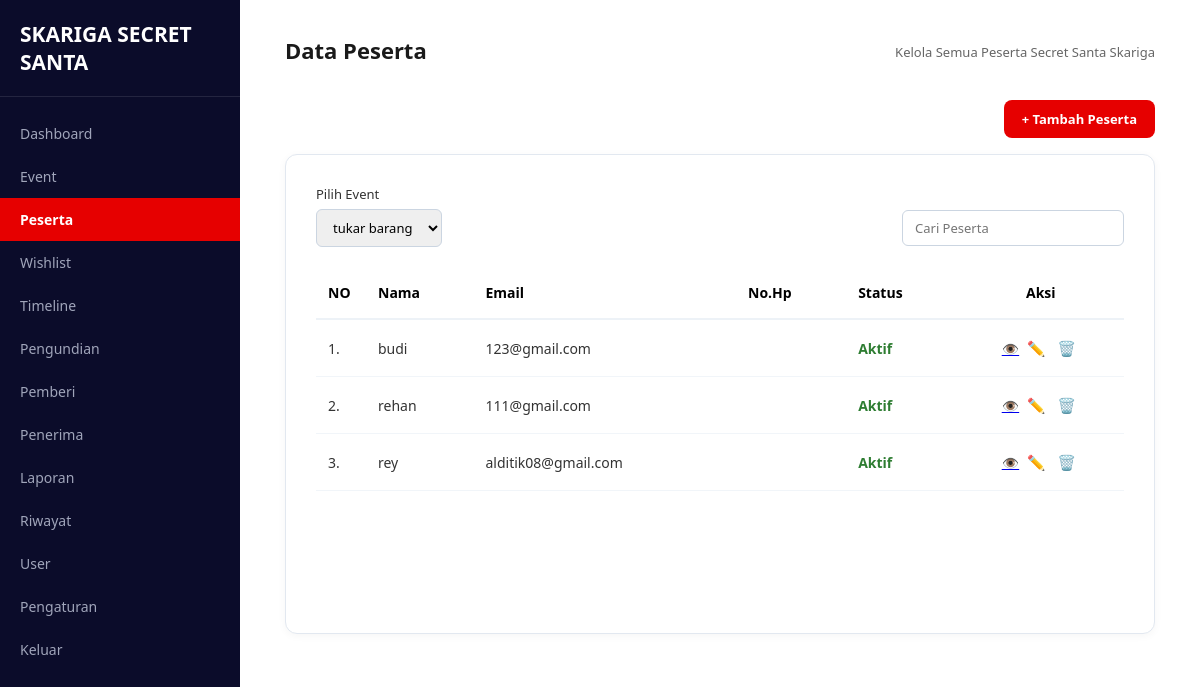
The app's page /pages/peserta/index.php (signed in) with its own data.
### tables this page shows
CREATE TABLE `peserta` (
  `id` int(11) NOT NULL,
  `event_id` int(11) NOT NULL,
  `user_id` int(11) NOT NULL,
  `nama` varchar(100) NOT NULL,
  `email` varchar(100) NOT NULL,
  `no_hp` varchar(20) DEFAULT NULL,
  `status` enum('aktif','nonaktif') DEFAULT 'aktif',
  `created_at` timestamp NOT NULL DEFAULT current_timestamp()
);

### includes/functions.php (called while the page is built, shortened)
<?php
function h($str)
{
    return htmlspecialchars((string) $str, ENT_QUOTES, 'UTF-8');
}
function get_events(mysqli $conn): array
{
    $events = [];
    $result = $conn->query("SELECT id, nama_event, tanggal_event FROM events ORDER BY tanggal_event DESC, id DESC");
    if ($result) {
        while ($row = $result->fetch_assoc()) {
            $events[] = $row;
        }
    }
    return $events;
}
function resolve_event_id(mysqli $conn, $requested): ?int
{
    $events = get_events($conn);
    return $events ? (int) $events[0]['id'] : null;
}
?>

### config/config.php (called while the page is built, shortened)
<?php
$base_url = 'http://localhost:8080/Project-TA-rey-nesya-rendra/';
function base_url($path = '')
{
    global $base_url;
    return $base_url . ltrim($path, '/');
}
?>

### pages/peserta/index.php (the view, shortened to what this page needs)
<?php
require_once __DIR__ . '/../../config/config.php';
require_once __DIR__ . '/../../includes/functions.php';
$events = get_events($conn);
$event_id = resolve_event_id($conn, $_GET['event_id'] ?? null);
$search = trim($_GET['q'] ?? '');
$peserta_list = [];
if ($event_id) {
    if ($search !== '') {
        $stmt = $conn->prepare(
            "SELECT id, nama, email, no_hp, status
             FROM peserta
             `WHERE event_id = ?` AND (nama LIKE ? OR email LIKE ?)
             ORDER BY nama ASC"
        );
        $like = '%' . $search . '%';
        $stmt->bind_param('iss', $event_id, $like, $like);
    } else {
        $stmt = $conn->prepare(
            "SELECT id, nama, email, no_hp, status
             FROM peserta
             WHERE event_id = ?
             ORDER BY nama ASC"
        );
        $stmt->bind_param('i', $event_id);
    }
    $stmt->execute();
    $result = $stmt->get_result();
    while ($row = $result->fetch_assoc()) {
        $peserta_list[] = $row;
    }
}
require_once __DIR__ . '/../../includes/admin_layout_top.php';
?>
<?php if (!$events): ?>
    <div class="table-card">
        <div class="empty-state">
            <h3>Belum Ada Event</h3>
            <p>Buat event terlebih dahulu di menu Event sebelum menambahkan peserta.</p>
        </div>
    </div>
<?php else: ?>
    <div style="display:flex; justify-content:flex-end; margin-bottom:16px;">
        <a href="<?= base_url('pages/peserta/tambah.php?event_id=' . $event_id) ?>" class="btn-add">+ Tambah Peserta</a>
    </div>
    <div class="table-card">
        <?php
        require __DIR__ . '/../../includes/event_selector.php';
        ?>
        <?php if (!$peserta_list): ?>
           <div class="empty-state">
    <svg class="empty-icon" xmlns="http://www.w3.org/2000/svg" viewBox="0 0 16 16" fill="currentColor" width="80" height="80">
        <path d="M7 14s-1 0-1-1 1-4 5-4 5 3 5 4-1 1-1 1H7Zm4-6a3 3 0 1 0 0-6 3 3 0 0 0 0 6Zm-5.784 6A2.238 2.238 0 0 1 5 13c0-1.355.68-2.75 1.936-3.72A6.325 6.325 0 0 0 5 9c-4 0-5 3-5 4s1 1 1 1h4.216ZM4.5 8a2.5 2.5 0 1 0 0-5 2.5 2.5 0 0 0 0 5Z"/>
    </svg>
    <h3>Belum Ada Peserta</h3>
    <p>Silahkan tambahkan peserta terlebih dahulu.</p>
</div>
        <?php else: ?>
            <table class="data-table">
                <thead>
                    <tr>
                        <th style="width: 50px;">NO</th>
                        <th>Nama</th>
                        <th>Email</th>
                        <th>No.Hp</th>
                        <th>Status</th>
                        <th style="text-align:center;">Aksi</th>
                    </tr>
                </thead>
                <tbody>
                    <?php foreach ($peserta_list as $i => $p): ?>
                        <tr>
                            <td><?= $i + 1 ?>.</td>
                            <td><?= h($p['nama']) ?></td>
                            <td><?= h($p['email']) ?></td>
                            <td><?= h($p['no_hp']) ?></td>
                            <td>
                                <span class="<?= $p['status'] === 'aktif' ? 'badge-active' : '' ?>">
                                    <?= h(ucfirst($p['status'])) ?>
                                </span>
                            </td>
                            <td class="action-buttons">
                                <a href="<?= base_url('pages/peserta/detail.php?id=' . $p['id'] . '&event_id=' . $event_id) ?>" title="Detail">👁️</a>
                                <a href="<?= base_url('pages/peserta/edit.php?id=' . $p['id'] . '&event_id=' . $event_id) ?>" class="btn-edit" title="Edit">✏️</a>
                                <a href="<?= base_url('pages/peserta/hapus.php?id=' . $p['id'] . '&event_id=' . $event_id) ?>"
                                    class="btn-delete"
                                    title="Hapus"
                                    onclick="return confirm('Yakin ingin menghapus peserta ini?');"
                                >🗑️</a>
                            </td>
                        </tr>
                    <?php endforeach; ?>
                </tbody>
            </table>
        <?php endif; ?>
    </div>
<?php endif; ?>
<?php require_once __DIR__ . '/../../includes/admin_layout_bottom.php'; ?>

### assets/css/style_admin.css (style rules this page uses)
* { box-sizing: border-box; margin: 0; padding: 0; font-family: 'Segoe UI', Tahoma, Geneva, Verdana, sans-serif; }
html, body { width: 100%; height: 100%; overflow-x: hidden; background-color: #ffffff; }
.table-card { border: 1px solid #e2e8f0; border-radius: 12px; padding: 30px; background-color: #ffffff; box-shadow: 0 2px 8px rgba(0, 0, 0, 0.04); min-height: 480px; display: flex; flex-direction: column; justify-content: flex-start; }
table { width: 100%; border-collapse: collapse; font-size: 13px; }
table th { text-align: left; color: #666; font-weight: 500; padding-bottom: 12px; border-bottom: 1px solid #edf2f7; }
table td { padding: 14px 0; color: #333; }
.data-table { width: 100%; border-collapse: collapse; font-size: 14px; }
.data-table th { text-align: left; color: #000000; font-weight: 700; padding: 16px 12px; border-bottom: 2px solid #edf2f7; font-size: 14px; }
.data-table td { padding: 18px 12px; color: #333333; border-bottom: 1px solid #f1f5f9; vertical-align: middle; }
.badge-active, .badge-done { color: #2e7d32; font-weight: 600; }
.action-buttons { text-align: center; }
.btn-edit, .btn-delete { text-decoration: none; margin: 0 4px; font-size: 15px; display: inline-block; transition: transform 0.2s ease; }
.btn-add { background-color: #e60000; color: white; padding: 10px 18px; border-radius: 8px; text-decoration: none; font-weight: 600; font-size: 13px; display: inline-block; }

### records on screen
peserta: nama "budi", email "123@gmail.com", status "Aktif"
peserta: nama "rehan", email "111@gmail.com", status "Aktif"
peserta: nama "rey", email "alditik08@gmail.com", status "Aktif"

### other values on screen
$item['label'] "Dashboard"
$item['label'] "Event"
$item['label'] "Peserta"
$item['label'] "Wishlist"
$item['label'] "Timeline"
$item['label'] "Pengundian"
$item['label'] "Pemberi"
$item['label'] "Penerima"
$item['label'] "Laporan"
$item['label'] "Riwayat"
$item['label'] "User"
$item['label'] "Pengaturan"
$page_title "Data Peserta"
$page_subtitle "Kelola Semua Peserta Secret Santa Skariga"
form field event_id "tukar barang"
